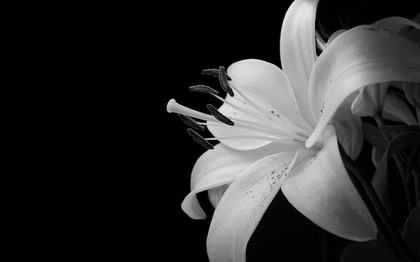
%> input picture flower.jpg, 420 x 262 px, shrunk from 512 x 320 before the run
$ octave PCA_FINAL.m   (GNU Octave 9; MATLAB toolbox functions it lacks are replaced by stand-ins)
%> lines starting %> are read from the running program, lines starting %| are printed output that depends on the picture
condition = true;
while condition   % loop that enables trying again (simlar to do-while loop)
    clear;
    close all;
    clc;

    fprintf("\n WARNING: NAME OF THE IMAGE SHOULD BE INSIDE THE DOUBLE QUOTES (""Filename.extension"")\n\n")
    filePath = input("Enter the name of image : ");
%> the answer given: 'flower.jpg'
    im = imread(filePath);
%> im is the input picture: size 262x420x3 uint8; min 0, max 238, mean 48.4

    %to get the extension of file so that pictures can be saved in the same
    %extension
    [~,fName,ext] = fileparts(which(filePath));

    %to reduce clutter, make a new folder as per the user's wish and store all the
    %related files there
    folderName = input("Enter the folder name you want to save the compressed images: ");
    mkdir(folderName);
    folderName_new = "temp";
    mkdir(folderName_new);


    %put the original image in a frame and put it to the new folder
    %(saving original image)
    imshow(im)
    title('Original Image')
    Image_org = getframe(gcf);
    file = fullfile(folderName, filePath);
    imwrite(Image_org.cdata, file);

    %convert the image to a double matrix having double values corresponding to
    %the pixels in the images after grayscaling it
    im_gray =im2double(rgb2gray(im));
    imshow(im_gray)

    %(saving original image)
    title('GrayScale Image')
    Image_new = getframe(gcf);
    grayscaleFileName = strcat(fName, '_grayscaled', ext);
    imwrite(Image_new.cdata, fullfile(folderName, grayscaleFileName));
    grayscale=dir(fullfile(folderName, grayscaleFileName));

    %finding covariance matrix and other required matrices
    size_gray=grayscale.bytes;
    [row column] = size(im_gray);
%> row = 262; column = 420
    im_mean = mean(im_gray);
%> im_mean = 420 values, max 0.585 at index 310, min 0 at index 1, mean 0.19
    meanNew = repmat(im_mean,row,1);
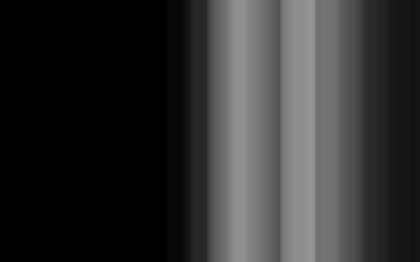
%> meanNew: size 262x420 double; min 0, max 0.585, mean 0.19
    mean_matrix = im_gray - meanNew;
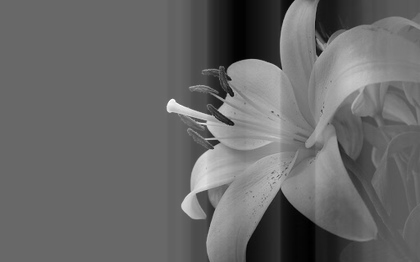
%> mean_matrix: size 262x420 double; min -0.582, max 0.834, mean 7.23e-18; drawn with min black and max white
    cov_matrix= cov(mean_matrix);
    [V, D] = eig(cov_matrix);
    V_trans = transpose(V);
    mean_matrix_trans = transpose(mean_matrix);
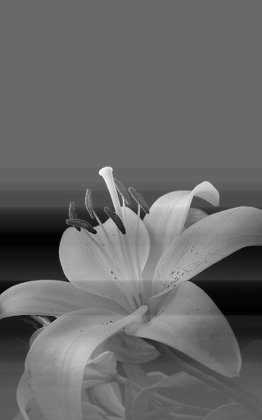
%> mean_matrix_trans: size 420x262 double; min -0.582, max 0.834, mean 7.7e-18; drawn with min black and max white
    FinalData = V_trans * mean_matrix_trans;


    %INVERSE PCA TO RECONSTRUCT IMAGE WITH ALL PRINCIPAL COMPONENTS
    OriginalData_trans = inv(V_trans) * FinalData;
    Reconstructed_image = transpose(OriginalData_trans) + meanNew;
    %save the reconstructed image to the folder (INVERSE PCA OUTPUT)
    imshow(Reconstructed_image)
    title("Reconstructed Image")
    Image = getframe(gcf);
    reconstructedFileName = strcat(fName, '_reconstructed', ext);
    imwrite(Image.cdata, fullfile(folderName, reconstructedFileName));
    % END OF INVERSE PCA


    % GETTING THE SIZE OF MAXIMUM COMPRESSED IMAGE (MIN SIZE AFTER COMPRESSION)
    % BY MAKING PCS = COLUMN
    PCs = column;
%> PCs = 420
    Reduced_V = V;
    %reducing dimension of eigen vector
    for i = 1:PCs
        Reduced_V(:,1) =[];
    end

    Y=Reduced_V'* mean_matrix_trans;
%> Y = []
    Compressed_Data=Reduced_V*Y;
    Compressed_Data = Compressed_Data' + meanNew;

    %save the compressed image to the folder
    imshow(Compressed_Data)
    t="Compressed Image min size";
    title("Compressed Image")
    Image1 = getframe(gcf);
    min_compressedFileName = strcat(fName, t, ext);
    imwrite(Image1.cdata, fullfile(folderName_new, min_compressedFileName));
    comp1=dir(fullfile(folderName_new, min_compressedFileName));
    size_compressed_min = comp1.bytes;

    %END OF GETTING SIZE OF MAXIMUM COMPRESSED IMAGE


    % GETTING THE SIZE OF MINIMUM COMPRESSED IMAGE (MAX SIZE AFTER COMPRESSION)
    % BY MAKING PCS = 1
    PCs = 1;
    Reduced_V = V;
    %reducing dimension of eigen vector
    for i = 1:PCs
        Reduced_V(:,1) =[];
    end

    Y=Reduced_V'* mean_matrix_trans;
    Compressed_Data=Reduced_V*Y;
    Compressed_Data = Compressed_Data' + meanNew;

    %save the compressed image to the folder
    imshow(Compressed_Data)
    t="Compressed Image max size";
    title("Compressed Image")
    Image = getframe(gcf);
    max_compressedFileName = strcat(fName, t, ext);
    imwrite(Image.cdata, fullfile(folderName_new, max_compressedFileName));
    comp=dir(fullfile(folderName_new, max_compressedFileName));
    size_compressed_max = comp.bytes;

    %END OF GETTING SIZE OF MINIMUM COMPRESSED IMAGE


    %FOUND ALL THE ESSENTIAL DATA
    %STARTING OF REAL PROGRAM

    count=1;      %TO KEEP A TRACK OF THE EIGEN VECTOR WHILE SAVING COMPRESSED IMAGES , THIS NUMBER GETS ADDED TO THE NAME OF COMPRESSED FILE
    images=0;
    fprintf("============================================================================================")
    fprintf("\nMention the range in which you want your image to be compressed\n")
    fprintf("The range should be between %s bytes ",num2str(size_compressed_min));
    fprintf("and %s bytes",num2str(size_compressed_max));
    range1=input("\n\nEnter the lower limit of your preferred range (in bytes) - ");
%> the answer given: 3
    range2=input("Enter the higher limit of your preferred range (in bytes) - ");
%> the answer given: 3
    fprintf("\n============================================================================================\n")

    if(range2<=size_compressed_max&&range1>=size_compressed_min)  %CHECKING IF INPUT SIZE IS WITHIN THE BOUNDS
        fprintf("Processing, Please wait...")

        for i=1:column    % LOOP VARIABLE 'i' REPRESENTS THE NUMBER OF PC TAKEN AT EACH ITERATION
            PCs = column - i;
            Reduced_V = V;
            %REDUCING DIMENSION OF EIGEN VECTOR ACCORDING TO NUMBER OF PC TAKEN
            %IN THIS ITERATION
            for i = 1:PCs
                Reduced_V(:,1) =[];
            end

            Y=Reduced_V'* mean_matrix_trans;
            Compressed_Data=Reduced_V*Y;
            Compressed_Data = Compressed_Data' + meanNew;
            OriginalData_trans = inv(V_trans) * FinalData;
            Reconstructed_image = transpose(OriginalData_trans) + meanNew;

            %save the compressed image made out of 'i' PC to the folder
            imshow(Compressed_Data)
            t=strcat("Compressed Image ",num2str(count));
            title("Compressed Image")
            Image = getframe(gcf);
            compressedFileName = strcat(fName, t, ext);
            imwrite(Image.cdata, fullfile(folderName_new, compressedFileName));
            comp=dir(fullfile(folderName_new, compressedFileName));
            size_compressed = comp.bytes;

            %CHECKING IF THE SIZE OF COMPRESSED IMAGE IN THIS ITERATION IS WITHIN THE RANGE REQUESTED BY USER
            if(size_compressed>range1&&size_compressed<range2)
                fprintf("\nNo of PC: "+(column-i));

                images = images + 1;
                imshow(Compressed_Data)
                t=strcat("Compressed Image ",num2str(count));
                title("Compressed Image")
                Image = getframe(gcf);
                compressedFileName = strcat(fName, t, ext);
                imwrite(Image.cdata, fullfile(folderName, compressedFileName));
                comp=dir(fullfile(folderName, compressedFileName));
                size_compressed = comp.bytes;  %GETTING SIZE IN BYTES OF COMPRESSED IMAGE
                fprintf("\n\nSize compressed: "+size_compressed)

                %COMPRESSION RATIO CALCULATION
                original=dir(filePath);
                size_original = original.bytes;  %GETTING SIZE IN BYTES OF ORIGINAL IMAGE
                Compression_ratio = size_original/size_compressed;
                fprintf("\nCompression ratio: "+Compression_ratio)

                %MSE AND PSNR CALCULATIONS
                img1 =double(Compressed_Data);
                img2 =double(im_gray);
                mse = sum((img1(:)-img2(:)).^2) / prod(size(img1));
                fprintf("\nMSE: "+mse)

                psnr = 10*log10(255*255/mse);
                fprintf("\nPSNR: "+psnr)

                fprintf("\n=============================================================================================")

            else if(size_compressed>range2)
                    fprintf("\n\nTotal number of images generated: "+images)
                    rmdir(folderName_new, 's')
                    break;
                end
            end
            count=count+1;
        end

    else if(range1<size_compressed_min||range2>size_compressed_max)  %HANDLING WHEN RANGE INPUTTED BY USER IS NOT VALID
            fprintf("\nOops\nThis size "+range1+ " is out of bound \n");
        end
    end
    wish=input("\n\nDo you want to try again ? If yes press 1 -  ");
%> the answer given: 'n'
    condition=wish==1;     %UPDATION IN CONDITION OF TOP MOST WHILE LOOP( DO WHILE TO TRY AGAIN)
    if(~condition)
        fprintf("\n\n THANK YOU... RE-RUN THE PROGRAM INCASE YOU NEED TO TRY AGAIN\n")
    end
end
